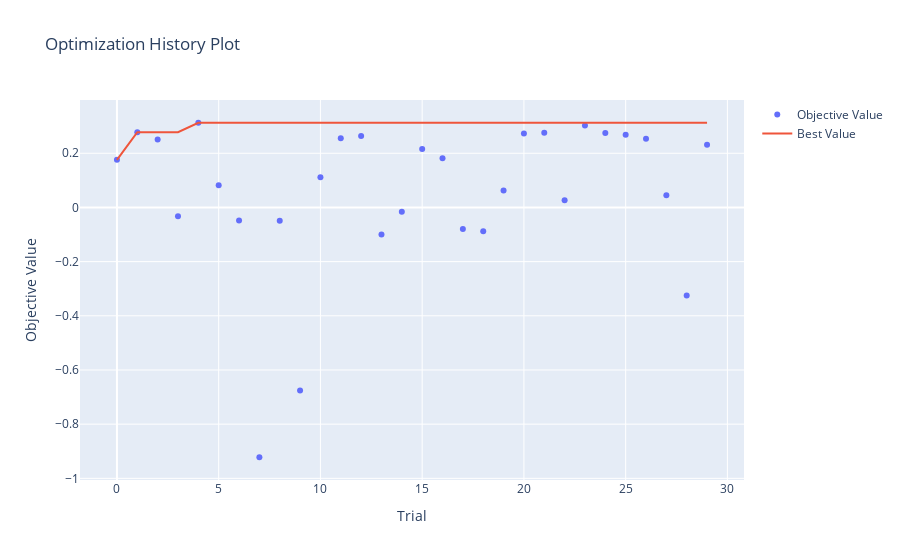

The notebook cell this image was saved under:
### Code cell
optuna.visualization.plot_optimization_history(study_svm)

### Figure 1 — Plotly figure (JSON) as saved in the notebook; plotly's stock layout.template omitted (floating-point values rounded to 4 significant figures)
{"data": [{"mode": "markers", "name": "Objective Value", "type": "scatter", "x": [0, 1, 2, 3, 4, 5, 6, 7, 8, 9, 10, 11, 12, 13, 14, 15, 16, 17, 18, 19, 20, 21, 22, 23, 24, 25, 26, 27, 28, 29], "y": [0.1757, 0.278, 0.2507, -0.03253, 0.3127, 0.08191, -0.04775, -0.9221, -0.04926, -0.6756, 0.1111, 0.2555, 0.2634, -0.1002, -0.01577, 0.2154, 0.182, -0.08001, -0.08781, 0.06238, 0.2733, 0.2755, 0.02701, 0.3028, 0.2747, 0.2687, 0.2532, 0.04491, -0.3253, 0.2315]}, {"mode": "lines", "name": "Best Value", "type": "scatter", "x": [0, 1, 2, 3, 4, 5, 6, 7, 8, 9, 10, 11, 12, 13, 14, 15, 16, 17, 18, 19, 20, 21, 22, 23, 24, 25, 26, 27, 28, 29], "y": [0.1757, 0.278, 0.278, 0.278, 0.3127, 0.3127, 0.3127, 0.3127, 0.3127, 0.3127, 0.3127, 0.3127, 0.3127, 0.3127, 0.3127, 0.3127, 0.3127, 0.3127, 0.3127, 0.3127, 0.3127, 0.3127, 0.3127, 0.3127, 0.3127, 0.3127, 0.3127, 0.3127, 0.3127, 0.3127]}, {"marker": {"color": "#cccccc"}, "mode": "markers", "name": "Infeasible Trial", "showlegend": false, "type": "scatter", "x": [], "y": []}], "layout": {"title": {"text": "Optimization History Plot"}, "xaxis": {"title": {"text": "Trial"}}, "yaxis": {"title": {"text": "Objective Value"}}}}
